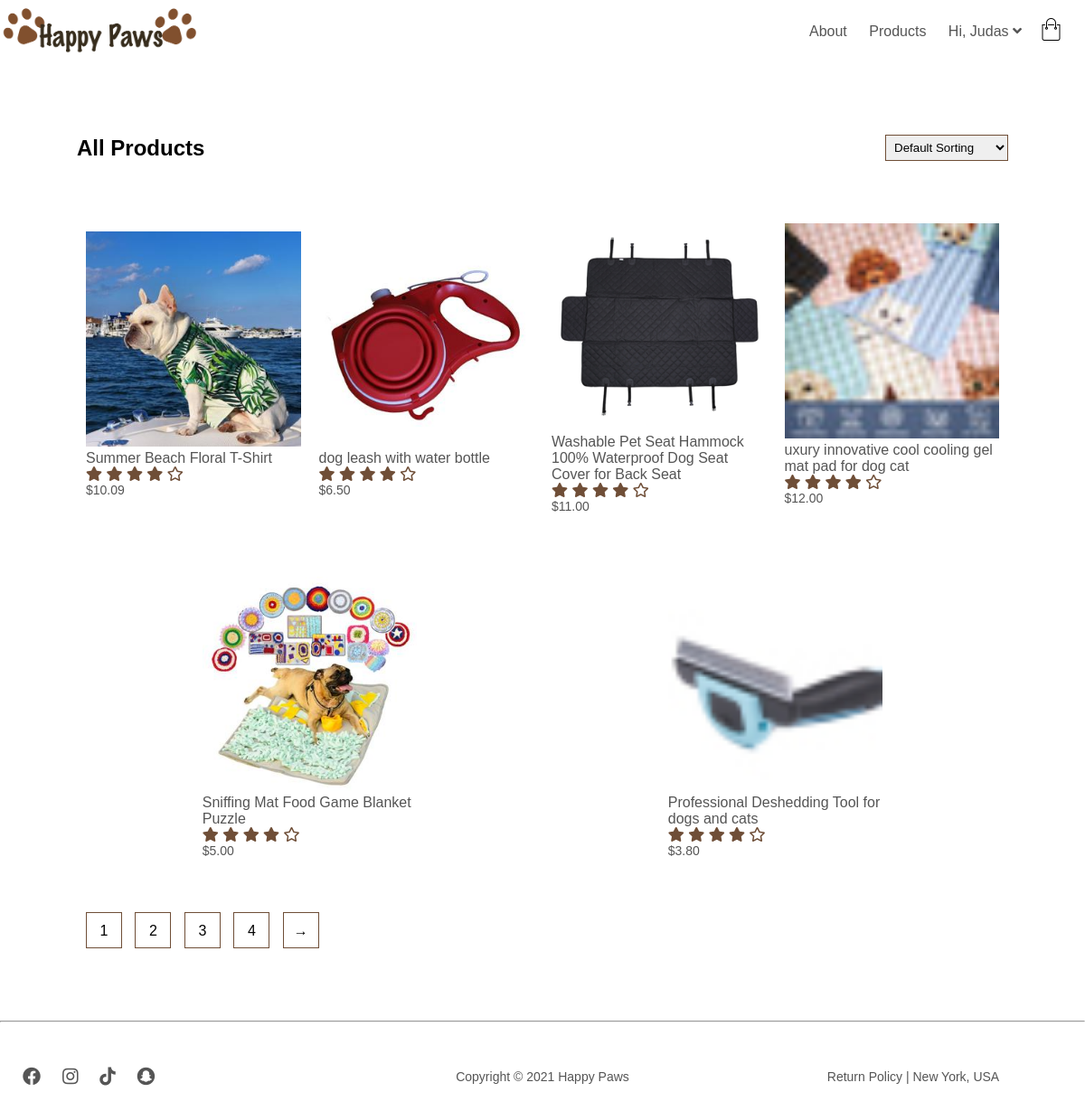
The app's page /products (signed in) with its own data.
### store/models.py (models this page shows, shortened)
class Product(models.Model):
    name = models.CharField(max_length=255)
    price = models.DecimalField(max_digits=6, decimal_places=2)
    keyword = models.CharField(max_length=255)
    date_added = models.DateTimeField(default=timezone.now)
    image = models.ImageField(upload_to='products')
    description = RichTextUploadingField()
    def image_tag(self):
        return mark_safe(f'<img src="{self.image.url}" height="50">')
    image_tag.short_description = "Product Image"

### store/views.py (the view)
# urls.py: path('products', views.products, name='products'),
def products(request):
    context = {
        'products': Product.objects.all()
    }
    return render(request, 'store/products.html', context)

### store/templates/store/products.html (shortened to what this page needs)
{% extends "store/base.html" %}
{% load static %}
{% block content %}
    <div class="small-container">
        <div class="row row-2">
            <h2>All Products</h2>
            <select name="" id="">
                <option value="">Default Sorting</option>
            </select>
        </div>
        <div class="row">
            {% for product in products %}
            <a href="{% url 'product' product.id %}" class="col-4">
                    <img src="{{ product.image.url }}" alt="">
                    <h4>{{ product.name }}</h4>
                    <div class="rating">
                            <i class="fas fa-star" aria-hidden="true"></i>
                            <i class="fas fa-star" aria-hidden="true"></i>
                            <i class="fas fa-star" aria-hidden="true"></i>
                            <i class="fas fa-star" aria-hidden="true"></i>
                            <i class="far fa-star" aria-hidden="true"></i>
                    </div>
                    <p>${{ product.price }}</p>
            </a>
            {% endfor %}
        </div>
        <div class="page-btn">
            <span>1</span>
            <span>2</span>
            <span>3</span>
            <span>4</span>
            <span>&#8594;</span>
        </div>
    </div>
{% endblock content %}

### store/templates/store/base.html (shortened to what this page needs)
{% load static %}
<!doctype html>
<html lang="en">
  <head>
    <link rel="stylesheet" href="https://cdnjs.cloudflare.com/ajax/libs/font-awesome/5.15.3/css/all.min.css">
    <link rel="stylesheet" type="text/css" href="{% static 'store/style.css' %}">
  </head>
  <body>
    <div class="container">
      <div class="navbar">
        <div class="logo">
          <a href="{% url 'store-home' %}"><img src="{% static 'store/images/happypaws-logo.png' %}" alt="happypaws-logo"></a>
        </div>
        <nav>
          <ul id="MenuItems">
            <li><a href="">About</a></li>
            <li><a href="{% url 'products' %}">Products</a></li>
            {% if user.is_authenticated %}
              <li><a href="{% url 'profile' %}">Hi, {{ user|title }} <i class="fa fa-angle-down"></i></a>
              </li>
            {% else %}
              <li><a href="{% url 'user-login' %}">Login</a></li>
            {% endif %}
          </ul>
        </nav>
        <a href="{% url 'cart' %}"><img class="cart" src="{% static 'store/images/cart.png' %}" alt="cart"></a>
      </div>
    </div>
    {% block content %}
    {% endblock %}
    <hr>
    <footer>
        <div class="container">
            <div class="row">
                <div class="footer-col-1 socials">
                    <a href=""><i class="fab fa-facebook"></i></a>
                    <a href=""><i class="fab fa-instagram"></i></a>
                    <a href=""><i class="fab fa-tiktok"></i></a>
                    <a href=""><i class="fab fa-snapchat"></i></a>
                </div>
                <div class="footer-col-2">
                    Copyright &copy; 2021 Happy Paws
                </div>
                <div class="footer-col-3">
                    <a href="">Return Policy</a> |
                    New York, USA
                </div>
            </div>
        </div>
    </footer>
  </body>
</html>

### store/static/store/style.css (style rules this page uses)
* { margin: 0; padding: 0; box-sizing: border-box; font-family: Arial, Helvetica, sans-serif; }
.logo { top: 0; left: 0; position: absolute; }
.logo img { width: 220px; }
.navbar { display: flex; align-items: center; padding-top: 20px; }
nav { flex: 1; text-align: right; }
nav ul { display: inline-block; list-style-type: none; }
nav ul li { display: inline-block; margin-right: 20px; position: relative; }
.cart { height: 25px; cursor: pointer; }
a { text-decoration: none; color: #555; }
p { color: #555; }
.container { max-width: 1300px; margin: auto; padding-left: 25px; padding-right: 25px; }
.row { display: flex; align-items: center; flex-wrap: wrap; justify-content: space-around; }
.small-container { max-width: 1080px; margin: auto; padding-left: 25px; padding-right: 25px; }
.col-4 { flex-basis: 25%; padding: 10px; min-width: 200px; margin-bottom: 50px; transition: transform 0.5s; }
.col-4 img { width: 100%; }
h4 { color: #555; font-weight: normal; }
.col-4 p { font-size: 14px; }
.rating i { color: #6f4e37; }
footer { font-size: 14px; padding: 50px 0 20px; color: #555; }
.footer-col-1, .footer-col-2, .footer-col-3 { min-width: 330px; margin-bottom: 20px; }
.footer-col-1 { flex-basis: 25%; }
.footer-col-2 { flex: 1; text-align: center; }
.footer-col-3 { flex-basis: 24%; text-align: center; }
ul { list-style-type: none; }
.socials i { padding-right: 20px; font-size: 20px; }
.row-2 { justify-content: space-between; margin: 100px auto 50px; }
select { border: 1px solid #6f4e37; padding: 5px; }
.page-btn { margin: 0 auto 80px; }
.page-btn span { display: inline-block; border: 1px solid #6f4e37; margin-left: 10px; width: 40px; height: 40px; text-align: center; line-height: 40px; cursor: pointer; }

### records on screen
Product: image (picture), name "Summer Beach Floral T-Shirt", price "10.09"
Product: image (picture), name "dog leash with water bottle", price "6.50"
Product: image (picture), name "Washable Pet Seat Hammock 100% Waterproof Dog Seat Cover for Back Seat", price "11.00"
Product: image (picture), name "uxury innovative cool cooling gel mat pad for dog cat", price "12.00"
Product: image (picture), name "Sniffing Mat Food Game Blanket Puzzle", price "5.00"
Product: image (picture), name "Professional Deshedding Tool for dogs and cats", price "3.80"

### other values on screen
{{ user|title }} "Judas"
